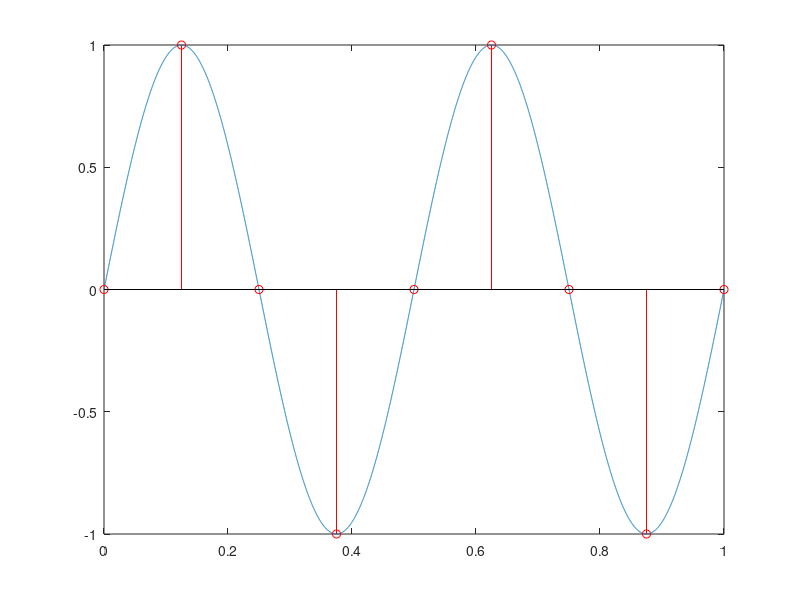
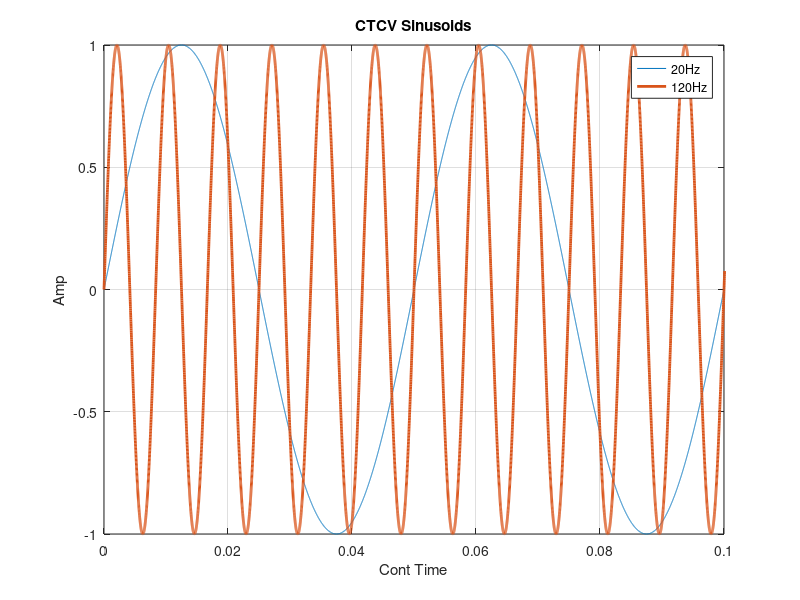
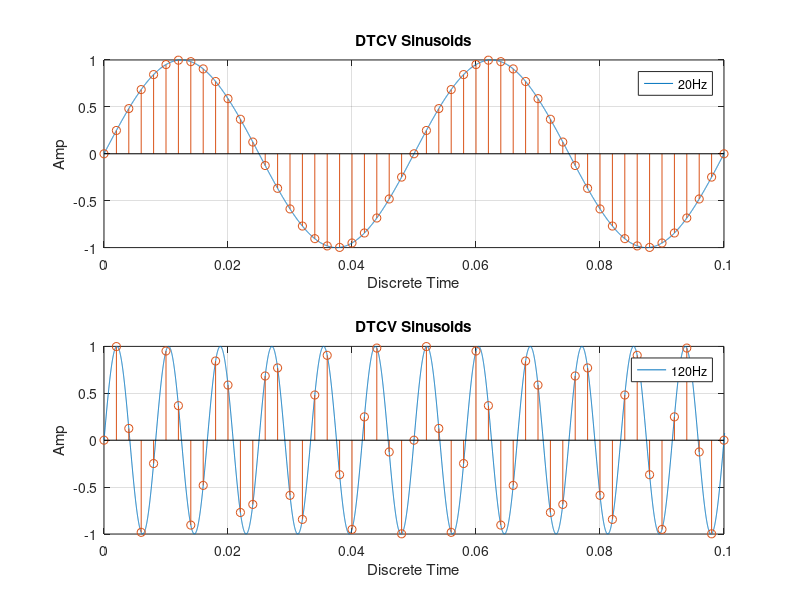

The MATLAB source for these figures, in order:
% Lab 1
% ADC

% observing the effect of samplign freq and sampling period

close all;
clear all;
clc;
 
F = 2; % continuous signal freq
t = 0:0.0001:1; % cont time scale
xt = sin(2*pi*F*t); % cont signal

% tweak the sampling frequency, Fs, ans observe change in sampling periods
Fs = 8; % sampling freq /rate
nts = 0:1/Fs:1; % discrete time scale or sample numbers
xn = sin(2*pi*F*nts); % discrete time signal

% plot 
plot(t,xt);
hold on;
stem(nts, xn,"r");
hold off;

disp("press any key to execute part 2 of program")
pause;
% ------------------------ part 2 ------------------- %
% Sampling freq and aliasing
% study samplig theorem

close all;
clear all;
clc;

% two cont signals
F1 = 20; %freq 1
F2 = 120; % freq 2
t = 0:0.00001:0.2; % time scale
xt1 = sin(2*pi*F1*t); % signal 1
xt2 = sin(2*pi*F2*t); % signal 2

% plot 1: CTCV signals
figure;
plot(t, xt1, t,xt2, "LineWidth",2);
xlabel("Cont Time");
ylabel("Amp");
xlim([0 0.1]);
grid on;
legend("20Hz", "120Hz");
title("CTCV Sinusoids");

% sampling
Fs = 500; % change this to avoid aliasing effect
nts = 0:1/Fs:0.2; % sampling instances
n = 0:length(nts)-1; % number of samples
xn1 = sin(2*pi*F1*nts); % sampled singals
xn2 = sin(2*pi*F2*nts);

% plot DTCV and CTCV signals together
figure;
subplot(211);
plot(t,xt1);
hold on;
stem(nts, xn1);
xlabel("Discrete Time");
ylabel("Amp");
xlim([0 0.1]);
grid on;
legend("20Hz");
title("DTCV Sinusoids");
hold off;

subplot(212);
plot(t,xt2);
hold on;
stem(nts, xn2);
xlabel("Discrete Time");
ylabel("Amp");
xlim([0 0.1]);
grid on;
legend("120Hz");
title("DTCV Sinusoids");
hold off;

disp("press any key to execute part 3 of program")
pause;

% ---------------- Part 3 ------------------ %
% sampling of a sound singal
close all;
clear all;
clc;

F = 5000;
t = 1; % for 1 sec only (constant sound)
y = sin(2*pi*F*t); % sound signal
sound(y, F)

disp("press any key to play sampled sound");
pause;

% sampling
Fs = 12000;
nts = 0:1/Fs:1;
yn = sin(2*pi*F*nts);
sound(yn, Fs)

